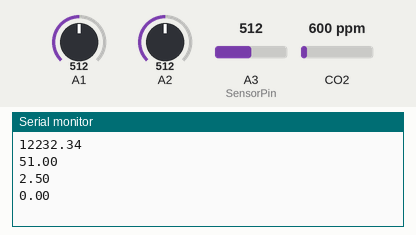
Bench run of a sketch on a simulated Arduino Uno, built with avr-gcc and run on an emulated ATmega328P. Parts: the last lines printed to the serial monitor. The inputs (shaded band) are chosen by the test bench; at power-on: CO2 600 ppm, A1 = 512, A2 = 512, A3 (SensorPin) = 512.

Above: at 2.4 s.
2.5 s: CO2 set to 452 ppm
At 3.8 s:
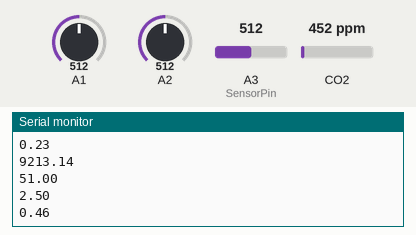
4.0 s: A1 set to 716
At 5.3 s:
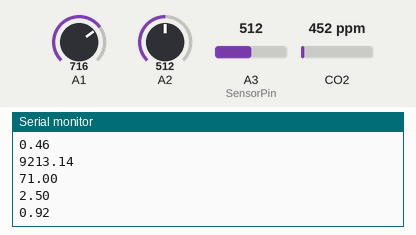
5.5 s: A2 set to 716
At 6.3 s:
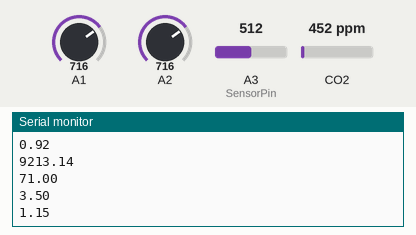
7.0 s: A3 (SensorPin) set to 716
At 8.4 s:
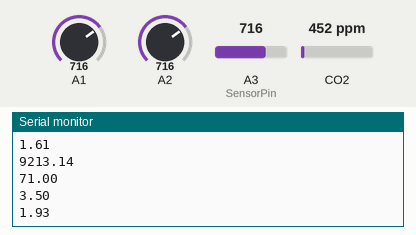
8.5 s: CO2 set to 1050 ppm
At 9.9 s:
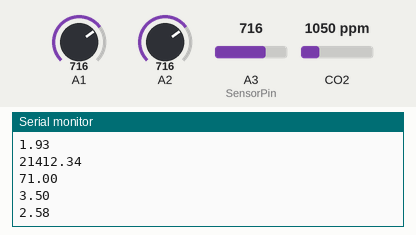
10.0 s: A1 set to 992
At 11.1 s:
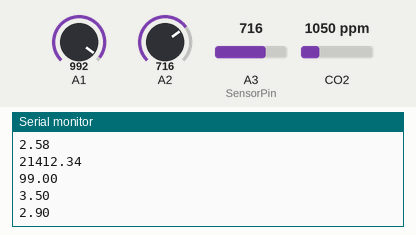
Timing chart, 0 to 12.5 s (numbered marks = the images above; inputs shaded):
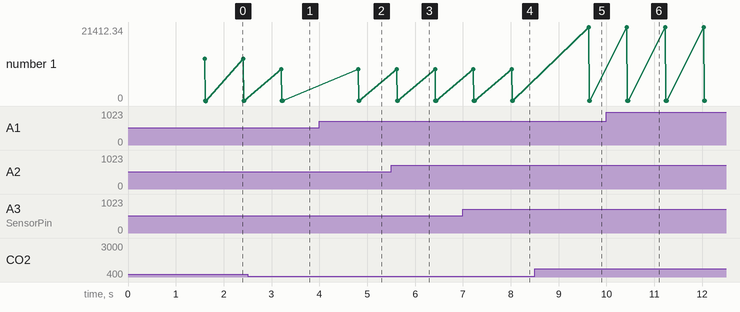

Measured:
- after the input at 2.5 s, the serial monitor: prints a new line after 0.71 s (image 1)
- after the input at 4.0 s, the serial monitor: prints a new line after 0.82 s (image 2)
- after the input at 5.5 s, the serial monitor: prints a new line after 0.13 s (image 3)
- after the input at 7.0 s, the serial monitor: prints a new line after 1.0 s (image 4)
- after the input at 8.5 s, the serial monitor: prints a new line after 1.1 s (image 5)
- after the input at 10.0 s, the serial monitor: prints a new line after 0.44 s (image 6)
- plotted number 1: 1.38 → 1.93 after the input at 7.0 s

The sketch:

sensorread.ino
```cpp
#include "MQ135.h"

#define ArrayLenth  40
#define samplingInterval 20
#define Offset 0.00
#define SensorPin A3
#define printInterval 800
MQ135 gasSensor = MQ135(0);
int pHArray[ArrayLenth];   //Store the average value of the sensor feedback
int pHArrayIndex = 0;
//#define RZERO 76.63


void setup()
{

  Serial.begin(9600);
  //Set serial baud rate to 9600 bps
}

void loop()
{
  delay(printInterval);

  float CO;
  float turbidity;
  float ph;
  float rzero = gasSensor.getRZero();
  float CO2 = (gasSensor.getPPM()*(1024/5)-rzero)/10;
  //val=analogRead(0);//Read Gas value from analog 0

  CO = analogRead(1)/10;


  int turbiditysensorvalue = analogRead(2);
  turbidity = turbiditysensorvalue * (5.0 / 1024.0);


  static unsigned long samplingTime = millis();
  static unsigned long printTime = millis();
  static float pHValue, voltage;
  if (millis() - samplingTime > samplingInterval)
  {
    pHArray[pHArrayIndex++] = analogRead(SensorPin);
    if (pHArrayIndex == ArrayLenth)pHArrayIndex = 0;
    voltage = avergearray(pHArray, ArrayLenth) * 5.0 / 1024;
    pHValue = 3.5 * voltage + Offset;
    samplingTime = millis();
  }
  if (millis() - printTime > printInterval)  //Every 800 milliseconds, print a numerical, convert the state of the LED indicator
  {

    Serial.println(CO2);
    //Print the analog value to serial port
    Serial.println(CO);

    Serial.println(turbidity);
    Serial.println(pHValue);


    printTime = millis();
  }


}
double avergearray(int* arr, int number) {
  int i;
  int max, min;
  double avg;
  long amount = 0;
  if (number <= 0) {
    Serial.println("Error number for the array to avraging!/n");
    return 0;
  }
  if (number < 5) { //less than 5, calculated directly statistics
    for (i = 0; i < number; i++) {
      amount += arr[i];
    }
    avg = amount / number;
    return avg;
  } else {
    if (arr[0] < arr[1]) {
      min = arr[0]; max = arr[1];
    }
    else {
      min = arr[1]; max = arr[0];
    }
    for (i = 2; i < number; i++) {
      if (arr[i] < min) {
        amount += min;      //arr<min
        min = arr[i];
      } else {
        if (arr[i] > max) {
          amount += max;  //arr>max
          max = arr[i];
        } else {
          amount += arr[i]; //min<=arr<=max
        }
      }//if
    }//for
    avg = (double)amount / (number - 2);
  }//if
  return avg;
}
```
